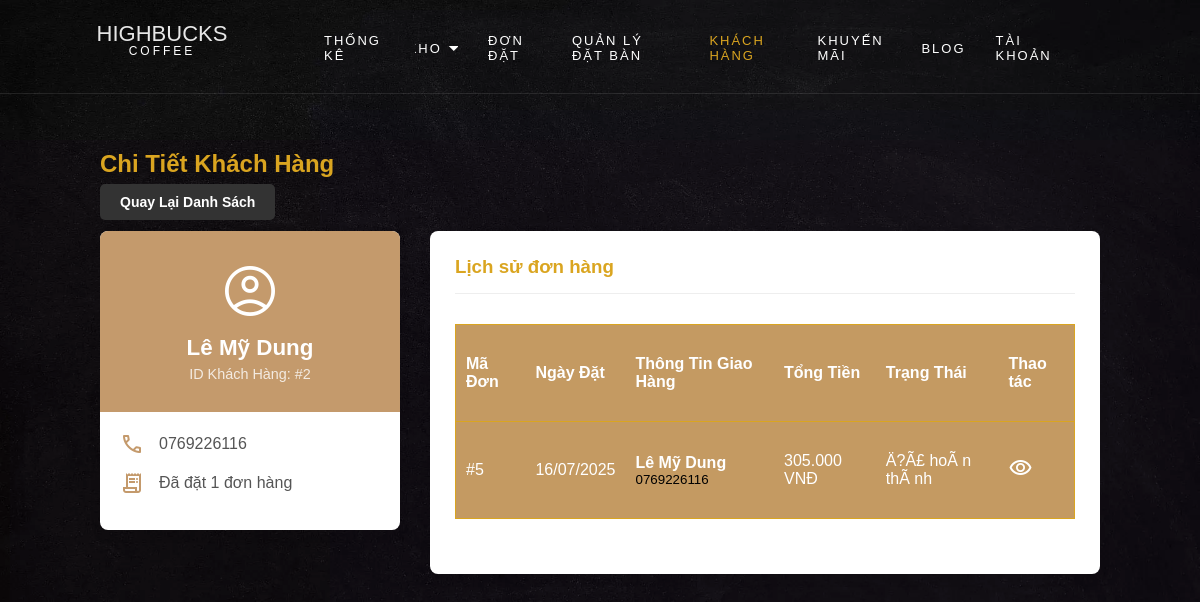
The app's page /Page/customer_details.php?id=2 with its own data.
### tables this page shows
CREATE TABLE IF NOT EXISTS `taikhoan` (
  `idTaiKhoan` int NOT NULL AUTO_INCREMENT,
  `HoTen` varchar(255) DEFAULT NULL,
  `sdt` varchar(11) DEFAULT NULL,
  `MatKhau` char(100) DEFAULT NULL,
  `DiaChi` varchar(255) DEFAULT NULL,
  `ChucVu` varchar(45) DEFAULT 'KhÃ¡ch hÃ ng',
  PRIMARY KEY (`idTaiKhoan`)
);

CREATE TABLE IF NOT EXISTS `donhang` (
  `idDonHang` int NOT NULL AUTO_INCREMENT,
  `idTaiKhoan` int DEFAULT NULL,
  `TenNguoiNhan` varchar(255) DEFAULT NULL,
  `SoDienThoaiNhan` varchar(11) DEFAULT NULL,
  `DiaChiNhan` varchar(255) DEFAULT NULL,
  `NgayDat` datetime DEFAULT CURRENT_TIMESTAMP,
  `TongTien` decimal(10,0) DEFAULT NULL,
  `TrangThai` varchar(255) DEFAULT 'Ä�á»£i xÃ¡c nháº­n',
  PRIMARY KEY (`idDonHang`)
);

### Page/customer_details.php (the view, shortened to what this page needs)
<?php
include_once '../PHP/Connect.php';
$id_khach_hang = intval($_GET['id']);
$stmt_customer = $conn->prepare("SELECT HoTen, sdt FROM taikhoan WHERE idTaiKhoan = ?");
$stmt_customer->bind_param("i", $id_khach_hang);
$stmt_customer->execute();
$customer = $stmt_customer->get_result()->fetch_assoc();
$orders = [];
$stmt_orders = $conn->prepare("SELECT idDonHang, TenNguoiNhan, SoDienThoaiNhan, DiaChiNhan, NgayDat, TongTien, TrangThai FROM donhang WHERE idTaiKhoan = ? ORDER BY NgayDat DESC");
$stmt_orders->bind_param("i", $id_khach_hang);
$stmt_orders->execute();
$result_orders = $stmt_orders->get_result();
while ($row = $result_orders->fetch_assoc()) {
    $orders[] = $row;
}
?>
<!DOCTYPE html>
<html lang="vi">
<head>
    <link rel="stylesheet" href="../Css/css.css">
</head>
<body>
    <div class="admin-container">
        <?php include_once __DIR__ . '/../PHP/menu_dashboard.php'; ?>
        <div class="dashboard">
             <div class="main-header">
                <h2 style="padding-bottom: 15px;">Chi Tiết Khách Hàng</h2>
                <a style="color: white;" href="customers.php" class="btn btn-secondary">Quay Lại Danh Sách</a>
            </div>
            <div class="customer-details-layout">
                <div class="customer-profile-card">
                    <div class="profile-header">
                        <span class="material-symbols-outlined profile-icon">account_circle</span>
                        <h3><?php echo htmlspecialchars($customer['HoTen']); ?></h3>
                        <p>ID Khách Hàng: #<?php echo $id_khach_hang; ?></p>
                    </div>
                    <div class="profile-body">
                        <div class="profile-info-line">
                            <span class="material-symbols-outlined">call</span>
                            <span><?php echo htmlspecialchars($customer['sdt']); ?></span>
                        </div>
                        <div class="profile-info-line">
                            <span class="material-symbols-outlined">receipt_long</span>
                            <span>Đã đặt <?php echo count($orders); ?> đơn hàng</span>
                        </div>
                    </div>
                </div>
                <div class="customer-order-history">
                     <h3>Lịch sử đơn hàng</h3>
                     <?php if (!empty($orders)): ?>
                        <table class="tbdonhang">
                            <thead>
                                <tr>
                                    <th>Mã Đơn</th>
                                    <th>Ngày Đặt</th>
                                    <th>Thông Tin Giao Hàng</th>
                                    <th>Tổng Tiền</th>
                                    <th>Trạng Thái</th>
                                    <th>Thao tác</th>
                                </tr>
                            </thead>
                            <tbody>
                                <?php foreach ($orders as $order): ?>
                                    <tr>
                                        <td>#<?php echo $order['idDonHang']; ?></td>
                                        <td><?php echo date('d/m/Y', strtotime($order['NgayDat'])); ?></td>
                                        <td>
                                            <strong><?php echo htmlspecialchars($order['TenNguoiNhan']); ?></strong><br>
                                            <small style="color: black;"><?php echo htmlspecialchars($order['SoDienThoaiNhan']); ?></small>
                                        </td>
                                        <td><?php echo number_format($order['TongTien'], 0, ',', '.'); ?> VNĐ</td>
                                        <td><?php echo htmlspecialchars($order['TrangThai']); ?></td>
                                        <td class="action-links">
                                            <a href="order_details.php?id=<?php echo $order['idDonHang']; ?>" title="Xem chi tiết đơn hàng">
                                                <span style="color: white;" class="material-symbols-outlined">visibility</span>
                                            </a>
                                        </td>
                                    </tr>
                                <?php endforeach; ?>
                            </tbody>
                        </table>
                    <?php else: ?>
                        <p style="text-align:center; padding: 20px;">Khách hàng này chưa có đơn hàng nào.</p>
                    <?php endif; ?>
                </div>
            </div>
        </div>
    </div>
</body>
</html>

### Css/css.css (style rules this page uses)
* { padding: 0; margin: 0; box-sizing: border-box; }
html,body { scroll-behavior: smooth; font-family: "Poppins", Arial, sans-serif; background-image: url(../Pic/bg_4.jpg); background-position: center; background-repeat: no-repeat; background-size: cover; background-attachment: fixed; color: gray; font-weight: 300; width: 100%; }
.tbdonhang tr:first-child { background-color: rgba(196,154,98,255); color: white; border-radius: 20px; }
.customer-details-layout { display: flex; gap: 30px; align-items: flex-start; }
.customer-profile-card { flex: 0 0 300px; background: #fff; border-radius: 8px; box-shadow: 0 4px 12px rgba(0,0,0,0.08); overflow: hidden; text-align: center; }
.profile-header { background: #c49a6c; color: white; padding: 30px 20px; }
.profile-icon { font-size: 60px !important; }
.profile-header h3 { margin: 10px 0 5px 0; font-size: 1.4em; }
.profile-header p { margin: 0; opacity: 0.8; font-size: 0.9em; }
.profile-body { padding: 20px; }
.profile-info-line { display: flex; align-items: center; text-align: left; margin-bottom: 15px; color: #555; }
.profile-info-line .material-symbols-outlined { margin-right: 15px; color: #c49a6c; }
.customer-order-history { flex: 1; background: #fff; padding: 25px; border-radius: 8px; box-shadow: 0 4px 12px rgba(0,0,0,0.08); }
.customer-order-history h3 { margin-top: 0; padding-bottom: 15px; border-bottom: 1px solid #eee; }
.customer-order-history .tbdonhang td small { display: block; color: #777; }
.customer-order-history .tbdonhang td a { font-weight: bold; color: #c49a6c; }
.main-header { margin-bottom: 20px; }
.main-header .btn-secondary { background-color: #333; color: #f0f0f0; padding: 10px 20px; border-radius: 5px; margin-top: 15px; text-decoration: none; font-size: 14px; font-weight: bold; cursor: pointer; border: none; transition: background-color 0.3s ease; }

### records on screen
taikhoan: HoTen "Lê Mỹ Dung", sdt "0769226116"
donhang: idDonHang "5", NgayDat "16/07/2025", TenNguoiNhan "Lê Mỹ Dung", SoDienThoaiNhan "0769226116", TongTien "305.000", TrangThai "Ä?Ã£ hoÃ n thÃ nh"

### other values on screen
$id_khach_hang "2"
count($orders) "1"
